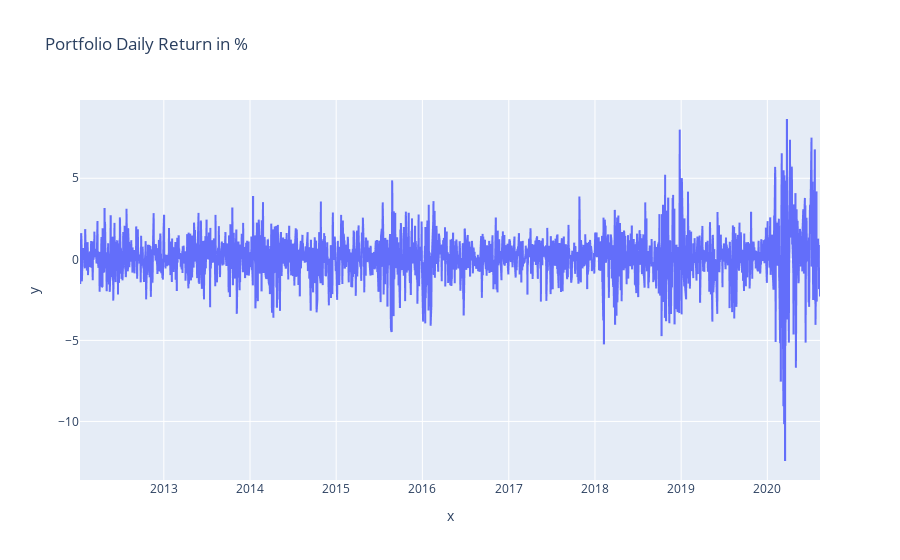

This figure's notebook cell:
### Markdown cell above
# PERFORM PORTFOLIO DATA VISUALIZATION

### Code cell
# Plot the portfolio daily return using plotly express

fig = px.line(x = df_portfolio['Date'], y= df_portfolio['Daily Return in %']   , title = "Portfolio Daily Return in %" )
fig.show()

### Figure 1 — Plotly figure (JSON) as saved in the notebook; plotly's stock layout.template omitted (floating-point values rounded to 4 significant figures; data arrays with more than 128 entries replaced by an {"elided": "..."} marker saying what was removed)
{"data": [{"hovertemplate": "x=%{x}<br>y=%{y}<extra></extra>", "legendgroup": "", "line": {"color": "#636efa", "dash": "solid"}, "marker": {"symbol": "circle"}, "mode": "lines", "name": "", "showlegend": false, "type": "scattergl", "x": {"elided": "2159 str values"}, "xaxis": "x", "y": {"elided": "2159 float values"}, "yaxis": "y"}], "layout": {"autosize": true, "legend": {"tracegroupgap": 0}, "title": {"text": "Portfolio Daily Return in %"}, "xaxis": {"anchor": "y", "autorange": true, "domain": [0, 1], "range": ["2012-01-12", "2020-08-11"], "title": {"text": "x"}, "type": "date"}, "yaxis": {"anchor": "x", "autorange": true, "domain": [0, 1], "range": [-13.61, 9.829], "title": {"text": "y"}, "type": "linear"}}}
